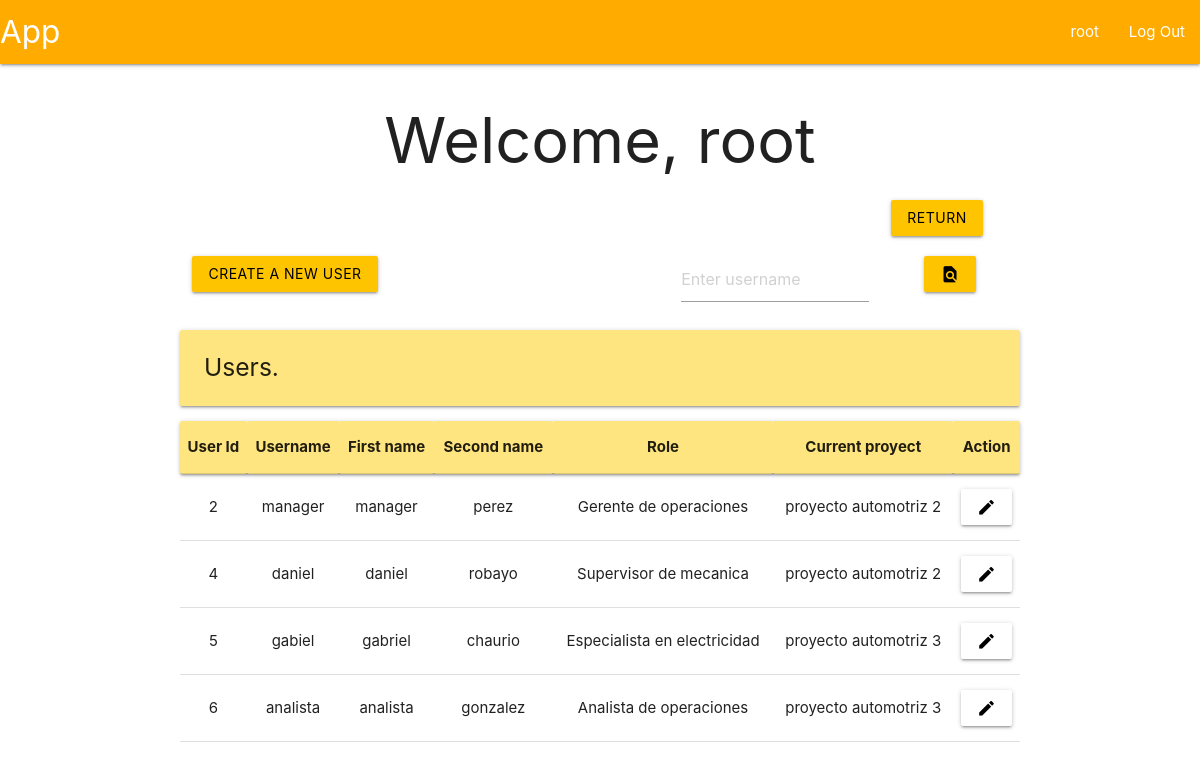
Page /root/users (signed in) on the committed database.
### tables this page shows
CREATE TABLE user (
    id INTEGER PRIMARY KEY AUTOINCREMENT,
    username TEXT UNIQUE NOT NULL,
    firstname TEXT NOT NULL,
    secondname TEXT NOT NULL,
    password TEXT NOT NULL,
    roleId INTEGER,
    proyId INTEGER,
    auth INTEGER,

    FOREIGN KEY (roleId) REFERENCES roles(id),
    FOREIGN KEY (proyId) REFERENCES proyect(id)
);

CREATE TABLE roles (
    id INTEGER PRIMARY KEY AUTOINCREMENT,
    name TEXT NOT NULL UNIQUE
);

CREATE TABLE proyect (
    id INTEGER PRIMARY KEY AUTOINCREMENT,
    description TEXT UNIQUE NOT NULL,
    start DATE NOT NULL,
    end DATE NOT NULL,
    statusId INTEGER,

    FOREIGN KEY (statusId) REFERENCES proyectStatus(id)
);

### app/userView.py (the view, shortened to what this page needs)
@bp.route('/users', methods=('GET', 'POST'))
@root_required
def userView():
    db = get_db()
    flag = False
    if not flag:
        users = db.execute(
            """SELECT
                u.id as id,
                u.username as username,
                u.firstname as firstname,
                u.secondname as secondname,
                r.name as role,
                p.description as proyect,
                u.auth as auth
               FROM user u
               JOIN roles r ON u.roleId = r.id
               LEFT JOIN proyect p ON u.proyId = p.id
               WHERE u.id != 1"""
        ).fetchall()
    areProyects = db.execute(
        """SELECT * FROM proyect"""
    ).fetchall() != []
    return render_template('index/root/userView.html', users=users, areProyects=areProyects)

### app/auth.py (called while the page is built)
@bp.before_app_request
def load_logged_in_user():
    user_id = session.get('user_id')
    if user_id is None:
        g.user = None
    else:
        g.user = get_db().execute(
            "SELECT * FROM user WHERE id = ?",
            (user_id,)
        ).fetchone()

def root_required(view):
    @functools.wraps(view)
    def wrapped_view(**kwargs):
        if g.user is None:
            return redirect(url_for('auth.login'))
        elif g.user['roleId'] != 1:
            return redirect(url_for('user.profile'))
        return view(**kwargs)
    return wrapped_view

### app/db.py (called while the page is built)
def get_db():
    if 'db' not in g:
        g.db = sqlite3.connect(
            current_app.config['DATABASE'],
            detect_types = sqlite3.PARSE_DECLTYPES
        )
        g.db.row_factory = sqlite3.Row
    return g.db

### app/templates/index/root/userView.html (shortened to what this page needs)
{% extends 'base.html' %}
{% block header %}
  <h1>{% block title %}Welcome, {{ g.user['username'] }}{% endblock %}</h1>
{% endblock %}
{% block content %}
<div class="row">
  <form method="POST">
      <div class="col s1 offset-s10">
          <button class="btn amber accent-3 black-text" type="submit" value="return" name="return">Return</button>
      </div>
  </form>
</div>
<div class="row">
  {% if areProyects %}
  <form method="POST">
    <div class="col s3">
      <button class="btn amber accent-3 black-text" type="submit" value="create" name="create">Create a new user</button>
    </div>
  </form>
  <form method="POST">
    <div class="col s3 offset-s4">
      <input placeholder="Enter username" name="find-user" id="username">
    </div>
    <div class="col s2">
      <button class="btn amber accent-3 black-text" type="submit">
        <i class="material-icons">find_in_page</i>
      </button>
    </div>
  </form>
    {% endif %}
</div>
<div class="left-align">
  <h5 class="card-panel amber accent-1">Users.</h5>
</div>
<table class="centered">
  <thead class="card-panel amber accent-1">
    <tr>
      <th>User Id</th>
      <th>Username</th>
      <th>First name</th>
      <th>Second name</th>
      <th>Role</th>
      <th>Current proyect</th>
      <th>Action</th>
    </tr>
  </thead>
  <tbody>
    {% for user in users %}
      <tr>
        <td>{{ user['id'] }}</td>
        <td>{{ user['username']}}</td>
        <td>{{ user['firstname'] }}</td>
        <td>{{ user['secondname'] }}</td>
        <td>{{ user['role'] }}</td>
        <td>{{ user['proyect'] }}</td>
        <td>
          <form method="POST">
            {% if user['auth'] == 0 %}
              {% if areProyects %}
              <button class="btn amber accent-3 black-text" type="submit" name="aprove" value="{{ user['id'] }}">
                <i class="material-icons">done</i>
              </button>
              {% endif %}
            <button class="btn white black-text" type="submit" name="reject" value="{{ user['id'] }}">
              <i class="material-icons">close</i>
            </button>
            {% else %}
            <button class="btn white black-text" type="submit" name="modify-user" value="{{ user['id'] }}">
              <i class="material-icons">edit</i>
            </button>
            {% endif %}
          </form>
        </td>
      </tr>
    {% endfor %}
  </tbody>
</table>
{% endblock %}

### app/templates/base.html (shortened to what this page needs)
<!DOCTYPE html>
<link rel="stylesheet" href="{{ url_for('static', filename='materialize.css') }}">
<link rel="stylesheet" href="{{ url_for('static', filename='style.css') }}">
<nav>
    <div class="nav-wrapper amber accent-4">
      <a href="#" class="brand-logo">App</a>
      <ul class="right hide-n black-text text-black">
        {% if g.user %}
            <li><a href="{{ url_for('user.profile')}}">{{ g.user['username'] }}</span></a>
            <li><a href="{{ url_for('auth.logout') }}">Log Out</a>
        {% else %}
            <li><a href="{{ url_for('auth.register') }}">Register</a>
            <li><a href="{{ url_for('auth.login') }}">Log In</a>
        {% endif %}
      </ul>
    </div>
</nav>
<section class="content container center-align">
    <header>
        {% block header %}{% endblock %}
    </header>
    {% block content %}{% endblock %}
</section>

### rows in the picture
user: user.username "root"
user: id "2", username "manager", firstname "manager", secondname "perez", role "Gerente de operaciones", proyect "proyecto automotriz 2"
user: id "4", username "daniel", firstname "daniel", secondname "robayo", role "Supervisor de mecanica", proyect "proyecto automotriz 2"
user: id "5", username "gabiel", firstname "gabriel", secondname "chaurio", role "Especialista en electricidad", proyect "proyecto automotriz 3"
user: id "6", username "analista", firstname "analista", secondname "gonzalez", role "Analista de operaciones", proyect "proyecto automotriz 3"
